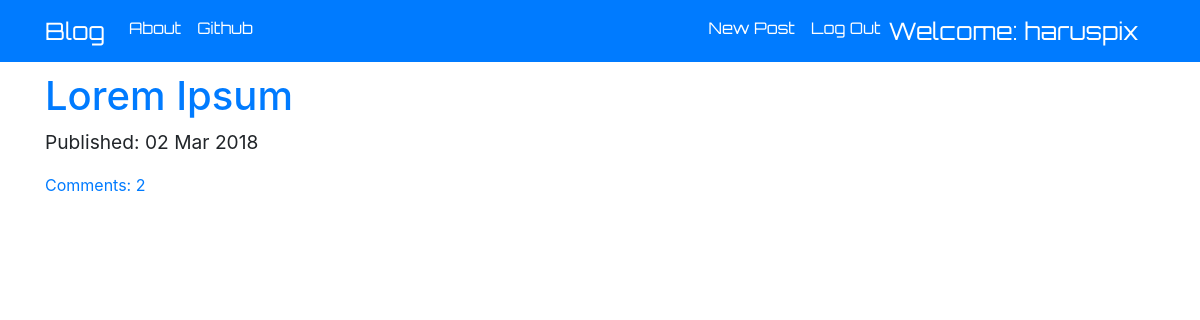
The app's page / (signed in) with its own data.
### blog/models.py (models this page shows, shortened)
class BlogPost(models.Model):
    author = models.ForeignKey('auth.User', on_delete = models.CASCADE)
    title = models.CharField(max_length = 256)
    text = models.TextField()
    creation_date = models.DateTimeField(auto_now_add=True)
    def approval(self):
          return self.comments.filter(approved = True)

### blog/views.py (the view)
# urls.py: url(r'^$', views.BlogPostListView.as_view(), name = 'blogpost_list'),
class BlogPostListView(ListView):
    model = BlogPost
    def get_queryset(self):
        return BlogPost.objects.filter(creation_date__lte = timezone.now()).order_by('-creation_date')

### blog/templates/blog/blogpost_list.html
{% extends 'blog/base.html' %}
{% block content %}
  <div class="centerstage">
    {% for blogpost in blogpost_list %}
      <div class="blogpost">
        <h1><a href="{% url 'blogpost_detail' pk=blogpost.pk %}">{{ blogpost.title }}</a></h1>
        <div class="date">
          <p>Published: {{blogpost.creation_date|date:"d M Y"}}</p>
        </div>
        <a href="{% url 'blogpost_detail' pk=blogpost.pk %}">Comments: {{ blogpost.approval.count }}</a>
      </div>
    {% endfor %}
  </div>
{% endblock %}

### blog/templates/blog/base.html (shortened to what this page needs)
<!DOCTYPE html>
<html>
  <head>
    <link rel="stylesheet" href="https://maxcdn.bootstrapcdn.com/bootstrap/4.0.0/css/bootstrap.min.css">
    {% load staticfiles %}
    <link rel="stylesheet" href="{% static 'css/blog.css' %}">
    <link rel="stylesheet" href="//cdn.jsdelivr.net/npm/medium-editor@latest/dist/css/medium-editor.min.css" type="text/css" media="screen" charset="utf-8">
  </head>
  <body>
    <nav class="navbar navbar-expand-lg  techfont  navbar-dark bg-primary">
      <div class="container">
        <ul class="nav navbar-nav ">
          <li><a class="navbar-brand bigbrand" href="{% url 'blogpost_list' %}">Blog</a></li>
          <li class="nav-item active"><a class="nav-link" href="{% url 'about' %}">About</a></li>
          <li class="nav-item active"><a class="nav-link" href="https://github.com/MPiat">Github</a></li>
        </ul>
          <ul class="nav navbar-nav bar-right">
          {% if user.is_authenticated %}
            <li class="nav-item active"><a  class="nav-link" href="{% url 'post_new' %}">New Post</a></li>
            <li class="nav-item active"><a  class="nav-link" href="{% url 'logout' %}">Log Out</a></li>
            <li class="nav-item active navbar-brand bigbrand">Welcome: {{user.username}}</li>
          {% else %}
            <li><a class="nav navbar-right" href="{% url 'login' %}"><i class="fas fa-user fa-3x" style="color:#ffffff"></i></a></li>
          {% endif  %}
        </ul>
      </div>
    </nav>
    <div class="container">
        <div class="row">
          <div class="col-md-8">
            <div class="blog_posts">
              {% block content %}
              {% endblock %}
            </div>
          </div>
        </div>
    </div>
  </body>
</html>

### blog/static/css/blog.css (style rules this page uses)
.techfont { font-family: 'Orbitron', sans-serif; font-size: :1.5em; margin-bottom: 10px; }
.bigbrand { font-size: 1.5em; }
.centerstage { margin-left: auto; margin-right: auto; }
.date { text-align: left; font-size: 1.2em; }

### records on screen
BlogPost: title "Lorem Ipsum", creation_date "02 Mar 2018", approval.count "2"

### other values on screen
{{ user.username }} "haruspix"
